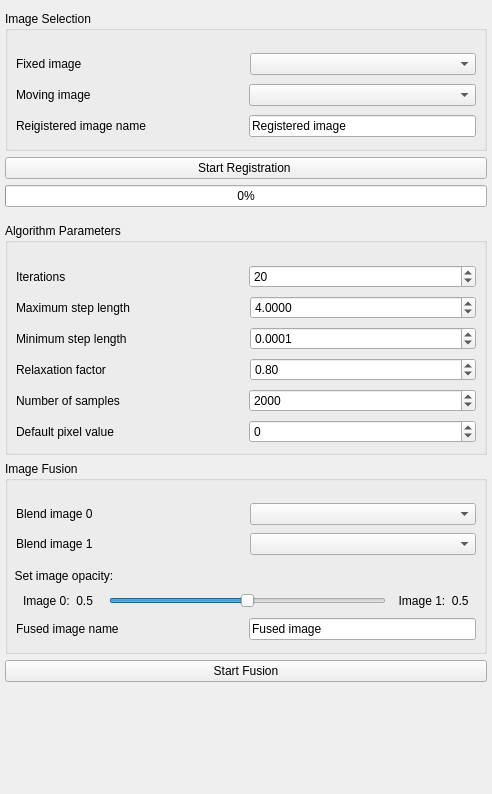
             <widget class="QWidget" name="parentWidget">
              <property name="geometry">
               <rect>
                <x>0</x>
                <y>0</y>
                <width>492</width>
                <height>794</height>
               </rect>
              </property>
              <layout class="QVBoxLayout" name="verticalLayout_4">
               <property name="leftMargin">
                <number>5</number>
               </property>
               <property name="rightMargin">
                <number>5</number>
               </property>
               <item>
                <widget class="QGroupBox" name="groupBox_4">
                 <property name="title">
                  <string>Image Selection</string>
                 </property>
                 <layout class="QVBoxLayout" name="verticalLayout_2">
                  <property name="spacing">
                   <number>5</number>
                  </property>
                  <property name="leftMargin">
                   <number>0</number>
                  </property>
                  <property name="topMargin">
                   <number>20</number>
                  </property>
                  <property name="rightMargin">
                   <number>0</number>
                  </property>
                  <item>
                   <widget class="QWidget" name="widget" native="true">
                    <layout class="QHBoxLayout" name="horizontalLayout">
                     <property name="spacing">
                      <number>7</number>
                     </property>
                     <property name="leftMargin">
                      <number>8</number>
                     </property>
                     <property name="topMargin">
                      <number>2</number>
                     </property>
                     <property name="rightMargin">
                      <number>8</number>
                     </property>
                     <property name="bottomMargin">
                      <number>2</number>
                     </property>
                     <item>
                      <widget class="QLabel" name="label_fixedImage">
                       <property name="text">
                        <string>Fixed image</string>
                       </property>
                      </widget>
                     </item>
                     <item>
                      <widget class="QComboBox" name="FixedImageSelector"/>
                     </item>
                    </layout>
                   </widget>
                  </item>
                  <item>
                   <widget class="QWidget" name="widget_2" native="true">
                    <layout class="QHBoxLayout" name="horizontalLayout_2">
                     <property name="leftMargin">
                      <number>8</number>
                     </property>
                     <property name="topMargin">
                      <number>2</number>
                     </property>
                     <property name="rightMargin">
                      <number>8</number>
                     </property>
                     <property name="bottomMargin">
                      <number>2</number>
                     </property>
                     <item>
                      <widget class="QLabel" name="label_movingImage">
                       <property name="text">
                        <string>Moving image</string>
                       </property>
                      </widget>
                     </item>
                     <item>
                      <widget class="QComboBox" name="MovingImageSelector"/>
                     </item>
                    </layout>
                   </widget>
                  </item>
                  <item>
                   <widget class="QWidget" name="widget_17" native="true">
                    <layout class="QHBoxLayout" name="horizontalLayout_17">
                     <property name="leftMargin">
                      <number>8</number>
                     </property>
                     <property name="topMargin">
                      <number>2</number>
                     </property>
                     <property name="rightMargin">
                      <number>8</number>
                     </property>
                     <property name="bottomMargin">
                      <number>2</number>
                     </property>
                     <item>
                      <widget class="QLabel" name="label_fixedname_3">
                       <property name="text">
                        <string>Reigistered image name </string>
                       </property>
                      </widget>
                     </item>
                     <item>
                      <widget class="QLineEdit" name="RegNameLineEdit">
                       <property name="sizePolicy">
                        <sizepolicy hsizetype="Preferred" vsizetype="Fixed">
                         <horstretch>0</horstretch>
                         <verstretch>0</verstretch>
                        </sizepolicy>
                       </property>
                       <property name="text">
                        <string>Registered image</string>
                       </property>
                      </widget>
                     </item>
                    </layout>
                   </widget>
                  </item>
                 </layout>
                </widget>
               </item>
               <item>
                <widget class="QPushButton" name="start_registration_btn">
                 <property name="text">
                  <string>Start Registration </string>
                 </property>
                </widget>
               </item>
               <item>
                <widget class="QProgressBar" name="registration_progressBar">
                 <property name="value">
                  <number>0</number>
                 </property>
                 <property name="textVisible">
                  <bool>true</bool>
                 </property>
                </widget>
               </item>
               <item>
                <spacer name="verticalSpacer_2">
                 <property name="orientation">
                  <enum>Qt::Vertical</enum>
                 </property>
                 <property name="sizeType">
                  <enum>QSizePolicy::Fixed</enum>
                 </property>
                 <property name="sizeHint" stdset="0">
                  <size>
                   <width>20</width>
                   <height>10</height>
                  </size>
                 </property>
                </spacer>
               </item>
               <item>
                <widget class="QGroupBox" name="groupBox_5">
                 <property name="title">
                  <string>Algorithm Parameters</string>
                 </property>
                 <layout class="QVBoxLayout" name="verticalLayout_9">
                  <property name="spacing">
                   <number>6</number>
                  </property>
                  <property name="leftMargin">
                   <number>0</number>
                  </property>
                  <property name="topMargin">
                   <number>20</number>
                  </property>
                  <property name="rightMargin">
                   <number>0</number>
                  </property>
                  <item>
                   <widget class="QWidget" name="widget_3" native="true">
                    <layout class="QHBoxLayout" name="horizontalLayout_3">
                     <property name="leftMargin">
                      <number>8</number>
                     </property>
                     <property name="topMargin">
                      <number>2</number>
                     </property>
                     <property name="rightMargin">
                      <number>8</number>
                     </property>
                     <property name="bottomMargin">
                      <number>0</number>
                     </property>
                     <item>
                      <widget class="QLabel" name="label_8">
                       <property name="text">
                        <string>Iterations</string>
                       </property>
                      </widget>
                     </item>
                     <item>
                      <widget class="QSpinBox" name="paramIterationSpinBox">
                       <property name="minimum">
                        <number>1</number>
                       </property>
                       <property name="maximum">
                        <number>500</number>
                       </property>
                       <property name="value">
                        <number>20</number>
                       </property>
                      </widget>
                     </item>
                    </layout>
                   </widget>
                  </item>
                  <item>
                   <widget class="QWidget" name="widget_5" native="true">
                    <layout class="QHBoxLayout" name="horizontalLayout_5">
                     <property name="spacing">
                      <number>7</number>
                     </property>
                     <property name="leftMargin">
                      <number>8</number>
                     </property>
                     <property name="topMargin">
                      <number>2</number>
                     </property>
                     <property name="rightMargin">
                      <number>8</number>
                     </property>
                     <property name="bottomMargin">
                      <number>0</number>
                     </property>
                     <item>
                      <widget class="QLabel" name="label_9">
                       <property name="text">
                        <string>Maximum step length</string>
                       </property>
                      </widget>
                     </item>
                     <item>
                      <widget class="QDoubleSpinBox" name="paramMaxSpinBox">
                       <property name="decimals">
                        <number>4</number>
                       </property>
                       <property name="minimum">
                        <double>0.000000000000000</double>
                       </property>
                       <property name="value">
                        <double>4.000000000000000</double>
                       </property>
                      </widget>
                     </item>
                    </layout>
                   </widget>
                  </item>
                  <item>
                   <widget class="QWidget" name="widget_6" native="true">
                    <layout class="QHBoxLayout" name="horizontalLayout_6">
                     <property name="spacing">
                      <number>7</number>
                     </property>
                     <property name="leftMargin">
                      <number>8</number>
                     </property>
                     <property name="topMargin">
                      <number>2</number>
                     </property>
                     <property name="rightMargin">
                      <number>8</number>
                     </property>
                     <property name="bottomMargin">
                      <number>0</number>
                     </property>
                     <item>
                      <widget class="QLabel" name="label_10">
                       <property name="text">
                        <string>Minimum step length</string>
                       </property>
                      </widget>
                     </item>
                     <item>
                      <widget class="QDoubleSpinBox" name="paramMinSpinBox">
                       <property name="decimals">
                        <number>4</number>
                       </property>
                       <property name="minimum">
                        <double>0.000000000000000</double>
                       </property>
                       <property name="value">
                        <double>0.000100000000000</double>
                       </property>
                      </widget>
                     </item>
                    </layout>
                   </widget>
                  </item>
                  <item>
                   <widget class="QWidget" name="widget_8" native="true">
                    <layout class="QHBoxLayout" name="horizontalLayout_8">
                     <property name="spacing">
                      <number>7</number>
                     </property>
                     <property name="leftMargin">
                      <number>8</number>
                     </property>
                     <property name="topMargin">
                      <number>2</number>
                     </property>
                     <property name="rightMargin">
                      <number>8</number>
                     </property>
                     <property name="bottomMargin">
                      <number>0</number>
                     </property>
                     <item>
                      <widget class="QLabel" name="label_11">
                       <property name="text">
                        <string>Relaxation factor</string>
                       </property>
                      </widget>
                     </item>
                     <item>
                      <widget class="QDoubleSpinBox" name="paramRelaxSpinBox">
                       <property name="decimals">
                        <number>2</number>
                       </property>
                       <property name="minimum">
                        <double>0.000000000000000</double>
                       </property>
                       <property name="maximum">
                        <double>1.000000000000000</double>
                       </property>
                       <property name="singleStep">
                        <double>0.100000000000000</double>
                       </property>
                       <property name="value">
                        <double>0.800000000000000</double>
                       </property>
                      </widget>
                     </item>
                    </layout>
                   </widget>
                  </item>
                  <item>
                   <widget class="QWidget" name="widget_9" native="true">
                    <layout class="QHBoxLayout" name="horizontalLayout_9">
                     <property name="leftMargin">
                      <number>8</number>
                     </property>
                     <property name="topMargin">
                      <number>2</number>
                     </property>
                     <property name="rightMargin">
                      <number>8</number>
                     </property>
                     <property name="bottomMargin">
                      <number>0</number>
                     </property>
                     <item>
                      <widget class="QLabel" name="label_12">
                       <property name="text">
                        <string>Number of samples</string>
                       </property>
                      </widget>
                     </item>
                     <item>
                      <widget class="QSpinBox" name="paramNumberspinBox">
                       <property name="minimum">
                        <number>1</number>
                       </property>
                       <property name="maximum">
                        <number>999999999</number>
                       </property>
                       <property name="singleStep">
                        <number>1000</number>
                       </property>
                       <property name="value">
                        <number>2000</number>
                       </property>
                      </widget>
                     </item>
                    </layout>
                   </widget>
                  </item>
                  <item>
                   <widget class="QWidget" name="widget_4" native="true">
                    <layout class="QHBoxLayout" name="horizontalLayout_4">
                     <property name="leftMargin">
                      <number>8</number>
                     </property>
                     <property name="topMargin">
                      <number>2</number>
                     </property>
                     <property name="rightMargin">
                      <number>8</number>
                     </property>
                     <property name="bottomMargin">
                      <number>0</number>
                     </property>
                     <item>
                      <widget class="QLabel" name="label_13">
                       <property name="text">
                        <string>Default pixel value</string>
                       </property>
                      </widget>
                     </item>
                     <item>
                      <widget class="QSpinBox" name="paramDPVSpinBox">
                       <property name="minimum">
                        <number>-3000</number>
                       </property>
                       <property name="maximum">
                        <number>3000</number>
                       </property>
                       <property name="value">
                        <number>0</number>
                       </property>
                      </widget>
                     </item>
                    </layout>
                   </widget>
                  </item>
                 </layout>
                </widget>
               </item>
               <item>
                <widget class="QGroupBox" name="groupBox_6">
                 <property name="title">
                  <string>Image Fusion</string>
                 </property>
                 <layout class="QVBoxLayout" name="verticalLayout_10">
                  <property name="spacing">
                   <number>6</number>
                  </property>
                  <property name="leftMargin">
                   <number>0</number>
                  </property>
                  <property name="topMargin">
                   <number>20</number>
                  </property>
                  <property name="rightMargin">
                   <number>0</number>
                  </property>
                  <item>
                   <widget class="QWidget" name="widget_15" native="true">
                    <layout class="QHBoxLayout" name="horizontalLayout_15">
                     <property name="spacing">
                      <number>7</number>
                     </property>
                     <property name="leftMargin">
                      <number>8</number>
                     </property>
                     <property name="topMargin">
                      <number>2</number>
                     </property>
                     <property name="rightMargin">
                      <number>8</number>
                     </property>
                     <property name="bottomMargin">
                      <number>0</number>
                     </property>
                     <item>
                      <widget class="QLabel" name="label_fixedImage_2">
                       <property name="text">
                        <string>Blend image 0</string>
                       </property>
                      </widget>
                     </item>
                     <item>
                      <widget class="QComboBox" name="BlendImage0Selector"/>
                     </item>
                    </layout>
                   </widget>
                  </item>
                  <item>
                   <widget class="QWidget" name="widget_16" native="true">
                    <layout class="QHBoxLayout" name="horizontalLayout_16">
                     <property name="spacing">
                      <number>7</number>
                     </property>
                     <property name="leftMargin">
                      <number>8</number>
                     </property>
                     <property name="topMargin">
                      <number>2</number>
                     </property>
                     <property name="rightMargin">
                      <number>8</number>
                     </property>
                     <property name="bottomMargin">
                      <number>8</number>
                     </property>
                     <item>
                      <widget class="QLabel" name="label_fixedImage_3">
                       <property name="text">
                        <string>Blend image 1</string>
                       </property>
                      </widget>
                     </item>
                     <item>
                      <widget class="QComboBox" name="BlendImage1Selector"/>
                     </item>
                    </layout>
                   </widget>
                  </item>
                  <item>
                   <widget class="QLabel" name="label_14">
                    <property name="text">
                     <string>  Set image opacity:</string>
                    </property>
                   </widget>
                  </item>
                  <item>
                   <widget class="QWidget" name="widget_13" native="true">
                    <layout class="QHBoxLayout" name="horizontalLayout_13">
                     <property name="leftMargin">
                      <number>15</number>
                     </property>
                     <property name="topMargin">
                      <number>4</number>
                     </property>
                     <property name="rightMargin">
                      <number>15</number>
                     </property>
                     <property name="bottomMargin">
                      <number>2</number>
                     </property>
                     <item>
                      <widget class="QLabel" name="opacity0label">
                       <property name="text">
                        <string>Image 0:  0.5   </string>
                       </property>
                      </widget>
                     </item>
                     <item>
                      <widget class="QSlider" name="opacitySlider">
                       <property name="maximum">
                        <number>10</number>
                       </property>
                       <property name="pageStep">
                        <number>1</number>
                       </property>
                       <property name="value">
                        <number>5</number>
                       </property>
                       <property name="sliderPosition">
                        <number>5</number>
                       </property>
                       <property name="tracking">
                        <bool>true</bool>
                       </property>
                       <property name="orientation">
                        <enum>Qt::Horizontal</enum>
                       </property>
                       <property name="invertedAppearance">
                        <bool>false</bool>
                       </property>
                       <property name="invertedControls">
                        <bool>false</bool>
                       </property>
                      </widget>
                     </item>
                     <item>
                      <widget class="QLabel" name="opacity1label">
                       <property name="text">
                        <string>  Image 1:  0.5</string>
                       </property>
                      </widget>
                     </item>
                    </layout>
                   </widget>
                  </item>
                  <item>
                   <widget class="QWidget" name="widget_14" native="true">
                    <layout class="QHBoxLayout" name="horizontalLayout_14">
                     <property name="leftMargin">
                      <number>8</number>
                     </property>
                     <property name="topMargin">
                      <number>2</number>
                     </property>
                     <property name="rightMargin">
                      <number>8</number>
                     </property>
                     <property name="bottomMargin">
                      <number>2</number>
                     </property>
                     <item>
                      <widget class="QLabel" name="label_fixedname_2">
                       <property name="text">
                        <string>Fused image name </string>
                       </property>
                      </widget>
                     </item>
                     <item>
                      <widget class="QLineEdit" name="FusedNameLineEdit">
                       <property name="sizePolicy">
                        <sizepolicy hsizetype="Preferred" vsizetype="Fixed">
                         <horstretch>0</horstretch>
                         <verstretch>0</verstretch>
                        </sizepolicy>
                       </property>
                       <property name="text">
                        <string>Fused image</string>
                       </property>
                      </widget>
                     </item>
                    </layout>
                   </widget>
                  </item>
                 </layout>
                </widget>
               </item>
               <item>
                <widget class="QPushButton" name="startFusionButton">
                 <property name="text">
                  <string>Start Fusion</string>
                 </property>
                </widget>
               </item>
               <item>
                <spacer name="verticalSpacer_3">
                 <property name="orientation">
                  <enum>Qt::Vertical</enum>
                 </property>
                 <property name="sizeHint" stdset="0">
                  <size>
                   <width>20</width>
                   <height>40</height>
                  </size>
                 </property>
                </spacer>
               </item>
              </layout>
             </widget>
